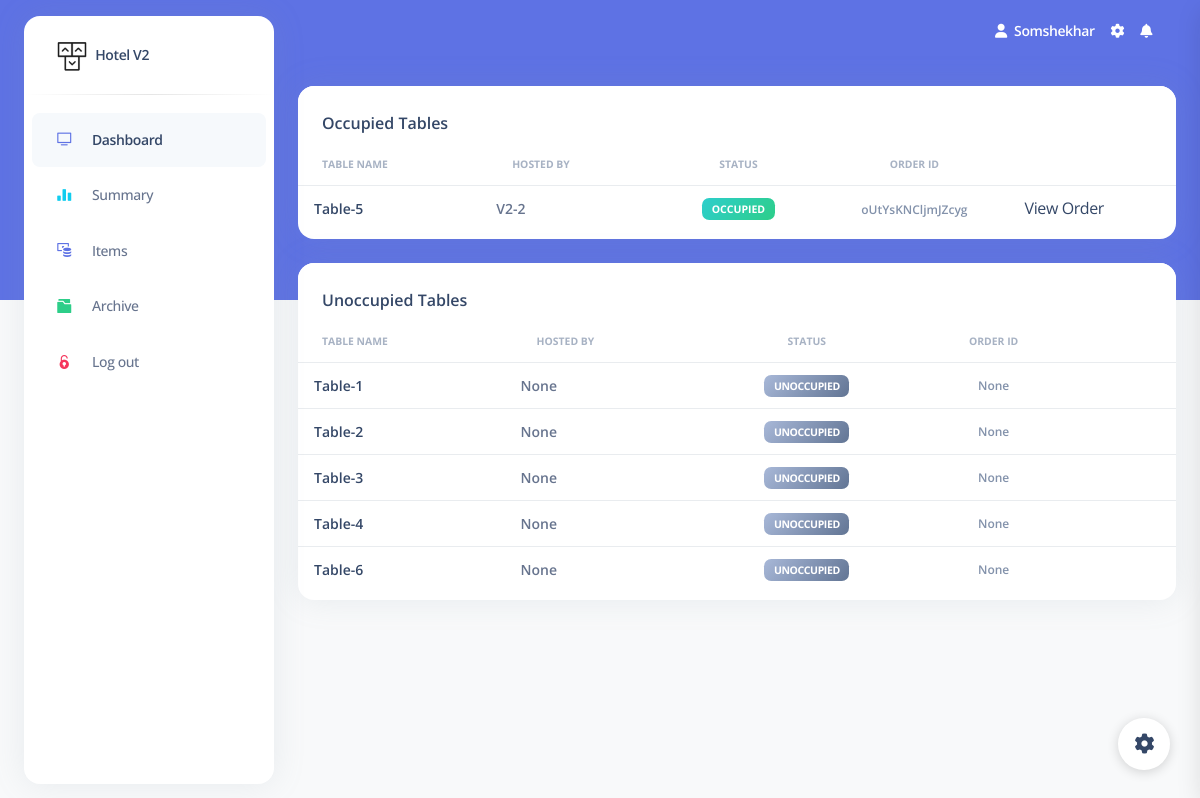
Page /owner_dashboard (signed in) on the committed database.
### app.py (models this page shows, shortened)
class user_details(db.Model, UserMixin):
    id = db.Column(db.Integer, unique=True, nullable=False, primary_key=True, autoincrement=True)
    name = db.Column(db.String(80), nullable=False)
    surname = db.Column(db.String(80))
    username = db.Column(db.String(80), unique=True, nullable=False)
    email = db.Column(db.String(120), unique=True)
    password = db.Column(db.String(80), nullable=False)
    phone = db.Column(db.Integer)
    role = db.Column(db.String(120), nullable=False)
    date_created = db.Column(db.DateTime, default=datetime.utcnow)

class tables(db.Model):
    table_id = db.Column(db.Integer, primary_key=True)
    name = db.Column(db.String(80), unique=True, nullable=False)
    status = db.Column(db.String(80), nullable=False)
    user = db.Column(db.String(120), db.ForeignKey('user_details.id'))
    order_id = db.Column(db.String(80))

### app.py (the view)
    @app.route('/owner_dashboard')
    @login_required
    def owner_dashboard():
        if current_user.role == '1':
            tables_occupied = tables.query.filter_by(status=1).all()
            tables_unoccupied = tables.query.filter_by(status=0).all()
            data = {
                'tables_occupied': [tables_occupied, len(tables_occupied)],
                'tables_unoccupied': [tables_unoccupied, len(tables_unoccupied)]
            }
            return render_template('owner_dashboard.html', data=data)
        flash('You are not authorized to view this page')
        return redirect(url_for('logout'))

### app.py (called while the page is built)
@login_manager.user_loader
def user_loader(id):
    return user_details.query.get(id)

### templates/owner_dashboard.html (shortened to what this page needs)
{% extends 'base.html' %}
{% block content %}
    <div class="container-fluid py-4">
      <div class="row">
        <div class="col-12">
          <div class="card mb-4">
            <div class="card-header pb-0">
              <h6>Occupied Tables</h6>
            </div>
            <div class="card-body px-0 pt-0 pb-2">
              <div class="table-responsive p-0">
                <table class="table align-items-center mb-0">
                  <thead>
                    <tr>
                      <th class="text-uppercase text-secondary text-xxs font-weight-bolder opacity-7">Table Name</th>
                      <th class="text-uppercase text-secondary text-xxs font-weight-bolder opacity-7">Hosted by</th>
                      <th class="text-center text-uppercase text-secondary text-xxs font-weight-bolder opacity-7">Status</th>
                      <th class="text-center text-uppercase text-secondary text-xxs font-weight-bolder opacity-7">Order ID</th>
                      <th class="text-secondary opacity-7"></th>
                    </tr>
                  </thead>
                  <tbody>
                  {% if data['tables_occupied'][1] > 0 %}
                    {% for table in data['tables_occupied'][0] %}
                        <tr>
                          <td>
                            <div class="d-flex px-2 py-1">
                              <div class="d-flex flex-column justify-content-center">
                                <h6 class="mb-0 text-sm">{{ table.name }}</h6>
                              </div>
                            </div>
                          </td>
                          <td>
                            <p class="text-sm font-weight-bold mb-0">V2-{{ table.user }}</p>
                          </td>
                          <td class="align-middle text-center text-sm">
                             <span class="badge badge-sm bg-gradient-success">Occupied</span>
                          </td>
                          <td class="align-middle text-center">
                            <span class="text-secondary text-xs font-weight-bold">{{ table.order_id }}</span>
                          </td>
                          <td class="align-middle">
                              <a href="/order/{{ table.order_id }}">
                                  View Order
                              </a>
                          </td>
                        </tr>
                    {% endfor %}
                  {% else %}
                    <tr>
                      <td colspan="5">
                        <p class="text-center">No occupied tables</p>
                      </td>
                    </tr>
                  {% endif %}
                  </tbody>
                </table>
              </div>
            </div>
          </div>
        </div>
      </div>
    <div class="row">
        <div class="col-12">
          <div class="card mb-4">
            <div class="card-header pb-0">
              <h6>Unoccupied Tables</h6>
            </div>
            <div class="card-body px-0 pt-0 pb-2">
              <div class="table-responsive p-0">
                <table class="table align-items-center mb-0">
                  <thead>
                    <tr>
                      <th class="text-uppercase text-secondary text-xxs font-weight-bolder opacity-7">Table Name</th>
                      <th class="text-uppercase text-secondary text-xxs font-weight-bolder opacity-7">Hosted by</th>
                      <th class="text-center text-uppercase text-secondary text-xxs font-weight-bolder opacity-7">Status</th>
                      <th class="text-center text-uppercase text-secondary text-xxs font-weight-bolder opacity-7">Order ID</th>
                      <th class="text-secondary opacity-7"></th>
                    </tr>
                  </thead>
                  <tbody>
                  {% if data['tables_unoccupied'][1] > 0 %}
                    {% for table in data['tables_unoccupied'][0] %}
                        <tr>
                          <td>
                            <div class="d-flex px-2 py-1">
                              <div class="d-flex flex-column justify-content-center">
                                <h6 class="mb-0 text-sm">{{ table.name }}</h6>
                              </div>
                            </div>
                          </td>
                          <td>
                            <p class="text-sm font-weight-bold mb-0">{{ table.user }}</p>
                          </td>
                          <td class="align-middle text-center text-sm">
                              <a href="/activate_table/{{ table.table_id }}">
                                  <span class="badge badge-sm bg-gradient-secondary">Unoccupied</span>
                              </a>
                          </td>
                          <td class="align-middle text-center">
                            <span class="text-secondary text-xs font-weight-bold">{{ table.order_id }}</span>
                          </td>
                          <td class="align-middle">
                          </td>
                        </tr>
                    {% endfor %}
                  {% else %}
                    <tr>
                      <td colspan="5">
                        <p class="text-center">No unoccupied tables</p>
                      </td>
                    </tr>
                  {% endif %}
                  </tbody>
                </table>
              </div>
            </div>
          </div>
        </div>
      </div>
    </div>
{% endblock %}

### templates/base.html (shortened to what this page needs)
<!DOCTYPE html>
<html lang="en">
<head>
  <link href="{{ url_for('static', filename='css/nucleo-icons.css') }}" rel="stylesheet" />
  <link href="{{ url_for('static', filename='css/nucleo-svg.css') }}" rel="stylesheet" />
<link rel="stylesheet" href="https://cdnjs.cloudflare.com/ajax/libs/selectize.js/0.12.6/css/selectize.bootstrap3.min.css" />
  <link href="{{ url_for('static', filename='css/nucleo-svg.css') }}" rel="stylesheet" />
  <link id="pagestyle" href="{{ url_for('static', filename='css/argon-dashboard.css') }}" rel="stylesheet" />
</head>
<body class="g-sidenav-show   bg-gray-100">
  <aside class="sidenav bg-white navbar navbar-vertical navbar-expand-xs border-0 border-radius-xl my-3 fixed-start ms-4 " id="sidenav-main">
    <div class="sidenav-header">
      <a class="navbar-brand m-0" href=" https://demos.creative-tim.com/argon-dashboard/pages/dashboard.html " target="_blank">
        <img src="{{ url_for('static', filename='img/logo-ct-dark.png') }}" class="navbar-brand-img h-100" alt="main_logo">
        <span class="ms-1 font-weight-bold">Hotel V2</span>
      </a>
    </div>
    <hr class="horizontal dark mt-0">
    <div class="collapse navbar-collapse  w-auto " id="sidenav-collapse-main">
      <ul class="navbar-nav">
        <li class="nav-item">
          <a class="nav-link active" href="/dashboard">
            <div class="icon icon-shape icon-sm border-radius-md text-center me-2 d-flex align-items-center justify-content-center">
              <i class="ni ni-tv-2 text-primary text-sm opacity-10"></i>
            </div>
            <span class="nav-link-text ms-1">Dashboard</span>
          </a>
        </li>
      <li class="nav-item">
          <a class="nav-link {% block summary %}{% endblock %}" href="/summary">
            <div class="icon icon-shape icon-sm border-radius-md text-center me-2 d-flex align-items-center justify-content-center">
              <i class="ni ni-chart-bar-32 text-info text-sm opacity-10"></i>
            </div>
            <span class="nav-link-text ms-1">Summary</span>
          </a>
        </li>
      <li class="nav-item">
          <a class="nav-link {% block items %}{% endblock %}" href="/items">
            <div class="icon icon-shape icon-sm border-radius-md text-center me-2 d-flex align-items-center justify-content-center">
              <i class="ni ni-money-coins text-primary text-sm opacity-10"></i>
            </div>
            <span class="nav-link-text ms-1">Items</span>
          </a>
        </li>
      <li class="nav-item">
          <a class="nav-link {% block archive %}{% endblock %}" href="/archive_item">
            <div class="icon icon-shape icon-sm border-radius-md text-center me-2 d-flex align-items-center justify-content-center">
              <i class="ni ni-folder-17 text-success text-sm opacity-10"></i>
            </div>
            <span class="nav-link-text ms-1">Archive</span>
          </a>
        </li>
      <li class="nav-item">
          <a class="nav-link " href="/logout">
            <div class="icon icon-shape icon-sm border-radius-md text-center me-2 d-flex align-items-center justify-content-center">
              <i class="ni ni-lock-circle-open text-danger text-sm opacity-10"></i>
            </div>
            <span class="nav-link-text ms-1">Log out</span>
          </a>
        </li>
      </ul>
    </div>
  </aside>
  <main class="main-content position-relative border-radius-lg ">
    <nav class="navbar navbar-main navbar-expand-lg px-0 mx-4 shadow-none border-radius-xl " id="navbarBlur" data-scroll="false">
      <div class="container-fluid py-1 px-3">
        <div class="collapse navbar-collapse mt-sm-0 mt-2 me-md-0 me-sm-4" id="navbar">
          <ul class="navbar-nav  justify-content-end">
            <li class="nav-item d-flex align-items-center">
              <a href="javascript:;" class="nav-link text-white font-weight-bold px-0">
                <i class="fa fa-user me-sm-1"></i>
                <span class="d-sm-inline d-none">{{ current_user.name }}</span>
              </a>
            </li>
            <li class="nav-item px-3 d-flex align-items-center">
              <a href="javascript:;" class="nav-link text-white p-0">
                <i class="fa fa-cog fixed-plugin-button-nav cursor-pointer"></i>
              </a>
            </li>
            <li class="nav-item dropdown pe-2 d-flex align-items-center">
              <a href="javascript:;" class="nav-link text-white p-0" id="dropdownMenuButton" data-bs-toggle="dropdown" aria-expanded="false">
                <i class="fa fa-bell cursor-pointer"></i>
              </a>
            </li>
          </ul>
        </div>
      </div>
    </nav>
    {% block content %}
    {% endblock %}
  </main>
  <div class="fixed-plugin">
    <a class="fixed-plugin-button text-dark position-fixed px-3 py-2">
      <i class="fa fa-cog py-2"> </i>
    </a>
  </div>
</body>
</html>

### static/css/nucleo-svg.css (style rules this page uses)
.icon { display: inline-block; color: #111111; height: 1em; width: 1em; }
.icon-sm { height: 0.8em; width: 0.8em; }
.icon { fill: currentColor; stroke: none; }

### rows in the picture
user_details: name "Somshekhar"
tables: name "Table-5", user "2", order_id "oUtYsKNCljmJZcyg"
tables: name "Table-1", user "None", order_id "None"
tables: name "Table-2", user "None", order_id "None"
tables: name "Table-3", user "None", order_id "None"
tables: name "Table-4", user "None", order_id "None"
tables: name "Table-6", user "None", order_id "None"
